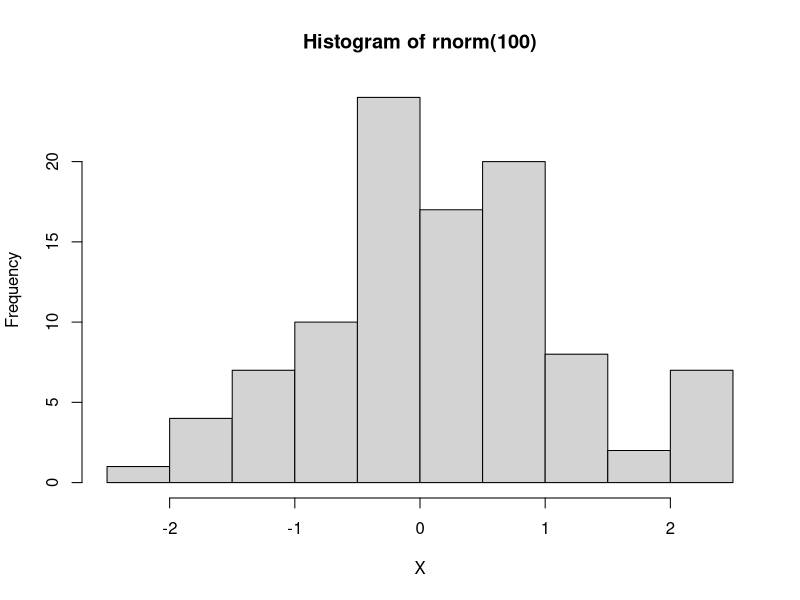

Generate this figure with R:
## ---- chunk 1
knitr::opts_chunk$set(echo = TRUE)

library(kableExtra) # load for tables
## ---- chunk 2
# Create figure to demonstrate something graphically

set.seed(515) # set seed to reproduce example figure
hist(rnorm(100), xlab='X')
## ---- chunk 3
# Implement your simulation(s) in this code chunk

mysim <- function(x){
  # function here for example
}

# Run simulation
#sapply(1:1000, function(x) mysim(x))
## ---- chunk 4
# Extract results for null case and scenario with expected 80% power
tab_res <- matrix(1:8, nrow=4, ncol=2) # made up matrix with results
rownames(tab_res) <- c('Row 1','Row 2','Row 3','Row 4')

# Create table of results
kbl(tab_res, 
    caption = 'Caption for table', 
    booktabs=T, align='cc',
    col.names = c('Column 1 of Results','Column 2 of Results'))  %>%
    collapse_rows(columns=1, latex_hline='major', valign='middle') %>%
    kable_styling(latex_options = "HOLD_position")
